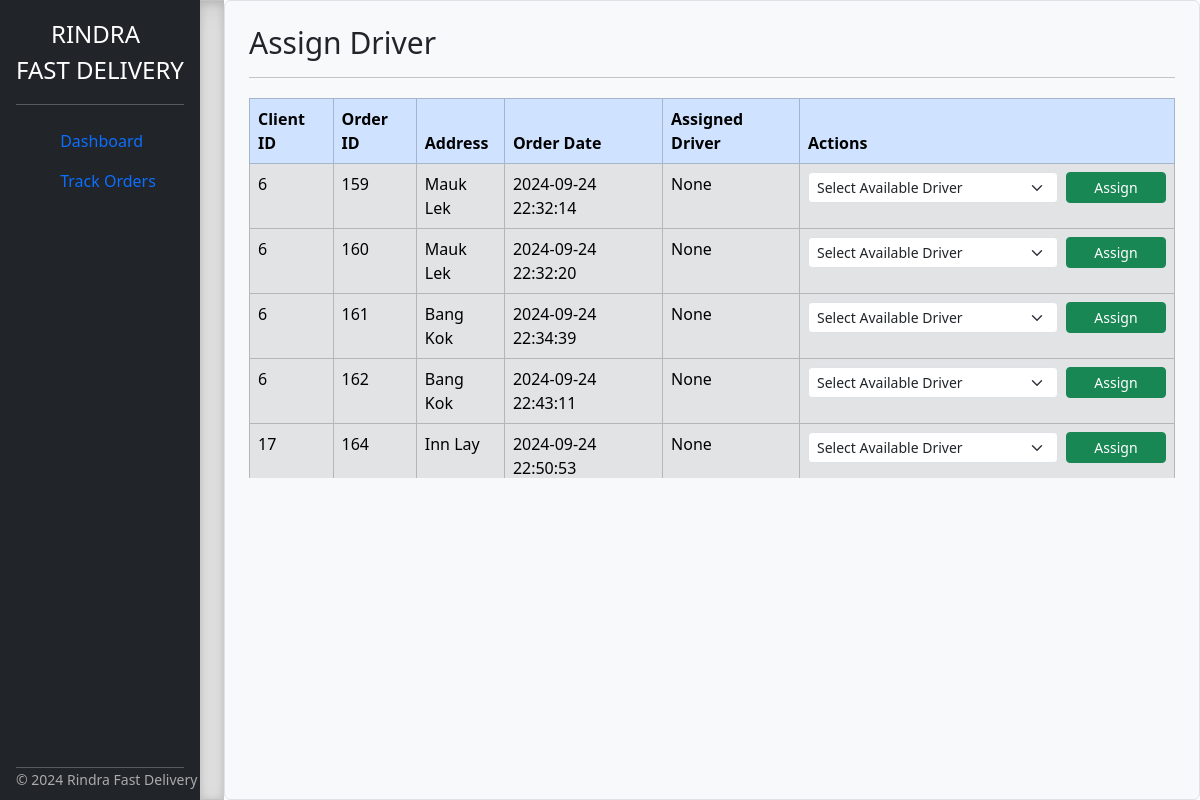
The page /Admin/admin_assignorder.php on the database its author committed.
### tables this page shows
CREATE TABLE `orders` (
  `OrderId` int NOT NULL AUTO_INCREMENT,
  `ClientID` int NOT NULL,
  `Address` varchar(150) DEFAULT NULL,
  `OrderDate` timestamp NOT NULL DEFAULT CURRENT_TIMESTAMP,
  `Status` enum('Order Received','Order Ready','Picked up','Pending','Delivered','Canceled') DEFAULT NULL,
  `StatusUpdateAt` timestamp NULL DEFAULT CURRENT_TIMESTAMP ON UPDATE CURRENT_TIMESTAMP,
  `DriverId` int DEFAULT NULL,
  `price` float DEFAULT NULL,
  PRIMARY KEY (`OrderId`),
  KEY `ClientID` (`ClientID`),
  KEY `fk_driver` (`DriverId`),
  CONSTRAINT `fk_driver` FOREIGN KEY (`DriverId`) REFERENCES `user` (`ID`),
  CONSTRAINT `orders_ibfk_1` FOREIGN KEY (`ClientID`) REFERENCES `user` (`ID`)
);

### Admin/admin_assignorder.php (the view, shortened to what this page needs)
<?php
function fetchOrdersFromDatabase() {
    $db = new \DELIVERY\Database\Database();
    $conn = $db->getStarted();
    $orders = [];
    if ($conn) {
        $stmt = $conn->prepare("
            SELECT
                o.ClientId,
                o.OrderId,
                o.Address,
                o.OrderDate,
                u.Name AS DriverName
            FROM
                orders o
            LEFT JOIN
                user u ON o.DriverId = u.ID
            WHERE
                o.DriverId IS NULL  -- Only fetch orders without a driver assigned
        ");
        $stmt->execute();
        $orders = $stmt->fetchAll(PDO::FETCH_ASSOC);
    }
    return $orders;
}
$orders = fetchOrdersFromDatabase();
?>
<!DOCTYPE html>
<html lang="en">
<head>
    <link href="../css/bootstrap.min.css" rel="stylesheet">
    <link href="../css/sidebar.css" rel="stylesheet">
</head>
<body>
<main>
    <div class="d-flex flex-column flex-shrink-0 p-3 text-white bg-dark" style="width: 200px;">
    <a href="/" class="d-flex align-items-center mb-3 mb-md-0 me-md-auto text-white text-decoration-none">
        <span style="margin-left: 35px;" class="fs-4">RINDRA</span>
        </a>
        <span class="fs-4" >FAST DELIVERY</span>
        <hr>
        <ul class="nav nav-pills flex-column mb-auto">
            <li>
                <a href="admin_dashboard.php" class="nav-link">
                <svg class="bi me-2" width="16" height="16"><use xlink:href="#speedometer2"/></svg>
                    Dashboard</a>
            </li>
            <li>
                <a href="admin_trackorder.php" class="nav-link">
                <svg class="bi me-2" width="16" height="16"><use xlink:href="#speedometer2"/></svg>
                    Track Orders</a>
            </li>
        </ul>
        <hr>
        <footer>&copy; <?php echo date('Y'); ?> Rindra Fast Delivery</footer>
    </div>
    <div class="b-example-divider"></div>
    <div id="status-update-container" class="border rounded p-4">
            <div>
                <h3 style="font-size: 30px">Assign Driver</h3>
                <hr>
            </div>
        <div class="custom-card">
            <table class="table table-secondary table-bordered custom-table">
                <thead class="table-primary">
                    <tr>
                        <th scope="col">Client ID</th>
                        <th scope="col">Order ID</th>
                        <th scope="col">Address</th>
                        <th scope="col">Order Date</th>
                        <th scope="col">Assigned Driver</th>
                        <th scope="col">Actions</th>
                    </tr>
                </thead>
                <tbody>
                    <?php if (!empty($orders)): ?>
                        <?php foreach ($orders as $entry): ?>
                            <tr>
                                <td><?php echo $entry['ClientId']; ?></td>
                                <td><?php echo $entry['OrderId']; ?></td>
                                <td><?php echo $entry['Address']; ?></td>
                                <td><?php echo $entry['OrderDate']; ?></td>
                                <td><?php echo $entry['DriverName'] ?: 'None'; ?></td>
                                <td>
    <div class="d-flex align-items-center">
        <form method="post" action="" class="d-flex">
            <select class="form-select form-select-sm me-2 custom-width-select" name="DriverId" aria-label="Select Available Driver" required>
                <option selected disabled>Select Available Driver</option>
            </select>
            <button type="submit" class="btn btn-success btn-sm custom-width-button">Assign</button>
        </form>
    </div>
</td>
                            </tr>
                        <?php endforeach; ?>
                    <?php endif; ?>
                </tbody>
            </table>
        </div>
    </div>
</main>
</body>
</html>

### css/sidebar.css (style rules this page uses)
body { min-height: 100vh; min-height: -webkit-fill-available; }
html { height: -webkit-fill-available; }
main { display: flex; flex-wrap: nowrap; height: 100vh; height: -webkit-fill-available; max-height: 100vh; overflow-x: auto; overflow-y: hidden; }
.b-example-divider { flex-shrink: 0; width: 1.5rem; height: 100vh; background-color: rgba(0, 0, 0, .1); border: solid rgba(0, 0, 0, .15); border-width: 1px 0; box-shadow: inset 0 .5em 1.5em rgba(0, 0, 0, .1), inset 0 .125em .5em rgba(0, 0, 0, .15); }
.bi { vertical-align: -.125em; pointer-events: none; fill: currentColor; }

### Admin/admin_assignorder.php (style rules this page uses)
#status-update-container { margin-left: 0%; width: 78em; background-color: #f8f9fa; }
.border { border: 1px solid #ced4da; }
.rounded { border-radius: 0.25rem; }
.custom-card { margin-top: 20px; height: 380px; min-height: 300px; overflow-y: auto; }
footer { position: absolute; bottom: 10px; font-size: 14px; color: #aaa; }
.custom-width-select { width: 250px; }
.custom-width-button { width: 100px; }

### rows shown on the page
orders: ClientID "6", OrderId "159", Address "Mauk Lek", OrderDate "2024-09-24 22:32:14", DriverName "None"
orders: ClientID "6", OrderId "160", Address "Mauk Lek", OrderDate "2024-09-24 22:32:20", DriverName "None"
orders: ClientID "6", OrderId "161", Address "Bang Kok", OrderDate "2024-09-24 22:34:39", DriverName "None"
orders: ClientID "6", OrderId "162", Address "Bang Kok", OrderDate "2024-09-24 22:43:11", DriverName "None"
orders: ClientID "17", OrderId "164", Address "Inn Lay", OrderDate "2024-09-24 22:50:53", DriverName "None"
